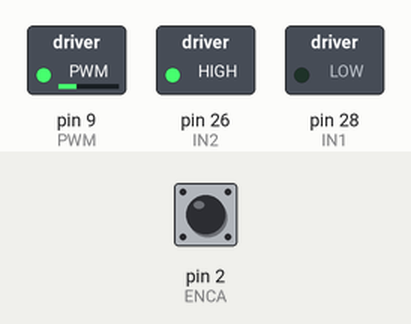
The sketch below on a simulated Arduino Mega 2560, built with avr-gcc and run on an emulated ATmega2560. On the bench: switched loads named in the sketch (green lamp = pin HIGH). The test bench sets the inputs (shaded band); at power-on: pin 2 (ENCA) HIGH.

Above: at 0.1 s.
Timing chart, 0 to 1.6 s (numbered marks = the images above):
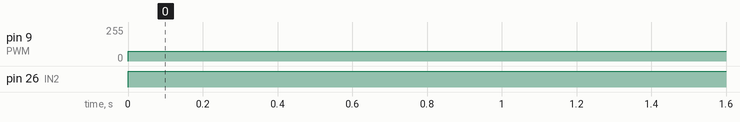

Measured:
- by itself, pin 9 (PWM): 0/255 → 75/255 at 0.00 s
- by itself, pin 26 (IN2): LOW → HIGH at 0.00 s

The sketch:

PID_control_encoder.ino
```cpp
#include <util/atomic.h> // For the ATOMIC_BLOCK macro

#define ENCA 2 // YELLOW
#define ENCB 3 // WHITE
#define PWM 9
#define IN2 26
#define IN1 28

int pos = 0;
long prevT = 0;
float eprev = 0;
float eintegral = 0;
float kp = 1;
float kd = 0.025;
float ki = 0.0;
int rpe = 2390; // encoders per round
int rpe_count = 1; // Forward 1 & reverse -1
int target_approx = rpe * rpe_count - 5;

void setup() {
  Serial.begin(9600);
  pinMode(ENCA, INPUT);
  pinMode(ENCB, INPUT);
  attachInterrupt(digitalPinToInterrupt(ENCA), readEncoder, RISING);

  pinMode(PWM, OUTPUT);
  pinMode(IN1, OUTPUT);
  pinMode(IN2, OUTPUT);
}

void loop() {
  if (pos >= target_approx && target_approx > 0) {
    // Stop the motor
    setMotor(0, 0, PWM, IN1, IN2);
    // Break the loop
    return;
    }
  if (pos < target_approx && target_approx < 0) {
    // Stop the motor
    setMotor(0, 0, PWM, IN1, IN2);
    // Break the loop
    return;
    }

  // time difference
  long currT = micros();
  float deltaT = ((float) (currT - prevT)) / (1.0e6);
  prevT = currT;

  // error
  int e = pos - rpe * rpe_count;

  // derivative
  float dedt = (e - eprev) / (deltaT);

  // integral
  eintegral = eintegral + e * deltaT;

  // control signal
  float u = kp * e + kd * dedt + ki * eintegral;

  // motor power
  float pwr = fabs(u);
  if (pwr > 75) {
    pwr = 75;
  } else if (pwr < 30) { // Add this condition to limit pwr above 30
    pwr = 30;
  }

  // motor direction
  int dir = 1;
  if(u<0){
    dir = -1;
  }

  // signal the motor
  setMotor(dir, pwr, PWM, IN1, IN2);

  // store previous error
  eprev = e;

}


void setMotor(int dir, int pwmVal, int pwm, int in1, int in2) {
  analogWrite(pwm, pwmVal);
  if (dir == 1) {
    digitalWrite(in1, HIGH);
    digitalWrite(in2, LOW);
  } else if (dir == -1) {
    digitalWrite(in1, LOW);
    digitalWrite(in2, HIGH);
  } else {
    digitalWrite(in1, LOW);
    digitalWrite(in2, LOW);
  }
}

void readEncoder() {
  int b = digitalRead(ENCB);
  if (b > 0) {
    pos++;
  } else {
    pos--;
  }
}
```
